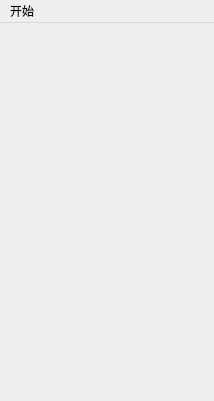
<?xml version="1.0" encoding="UTF-8"?>
<ui version="4.0">
 <class>mainscene</class>
 <widget class="QMainWindow" name="mainscene">
  <property name="geometry">
   <rect>
    <x>0</x>
    <y>0</y>
    <width>214</width>
    <height>401</height>
   </rect>
  </property>
  <property name="windowTitle">
   <string>mainscene</string>
  </property>
  <widget class="QWidget" name="centralWidget"/>
  <widget class="QMenuBar" name="menuBar">
   <property name="geometry">
    <rect>
     <x>0</x>
     <y>0</y>
     <width>214</width>
     <height>23</height>
    </rect>
   </property>
   <widget class="QMenu" name="menu">
    <property name="title">
     <string>开始</string>
    </property>
    <addaction name="actionquit"/>
   </widget>
   <addaction name="menu"/>
  </widget>
  <action name="actionquit">
   <property name="text">
    <string>退出</string>
   </property>
  </action>
 </widget>
 <layoutdefault spacing="6" margin="11"/>
 <resources/>
 <connections/>
</ui>
